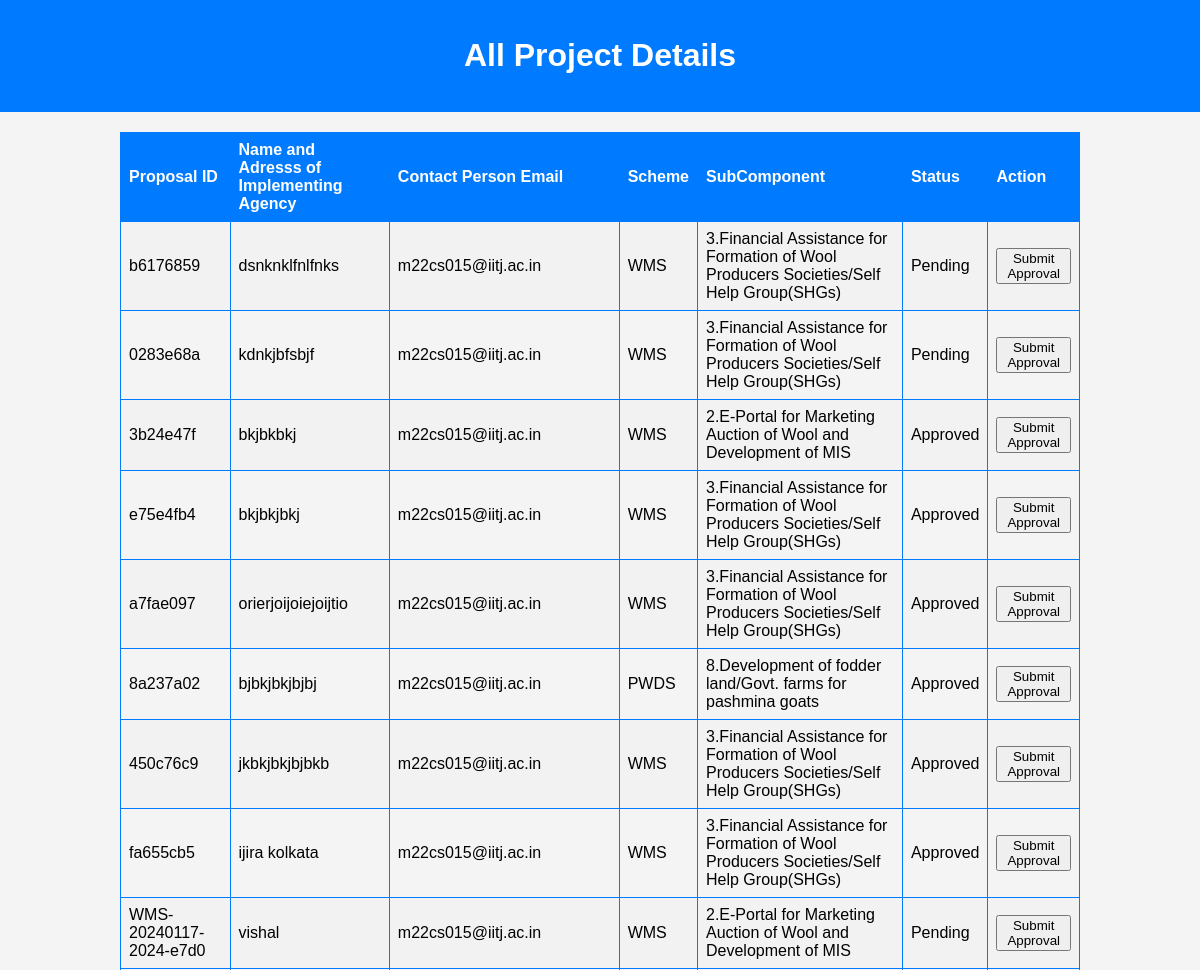
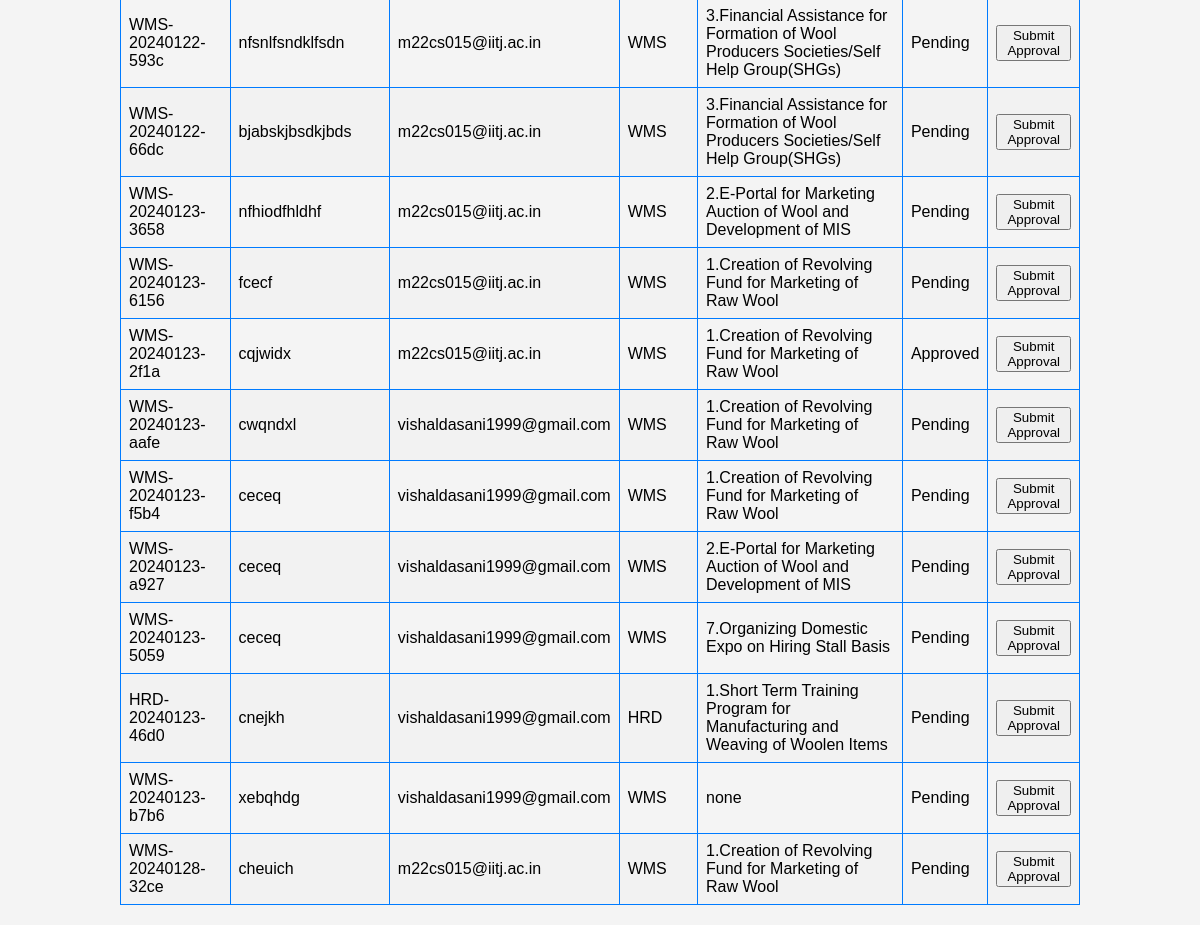
Screenshot of /staff_dashboard/all-proposals/ (signed in) with the database file from the repository (2 pictures, top to bottom).
### authapp/models.py (models this page shows, shortened)
class Proposal(models.Model):
    STATUS_CHOICES = [
        ('Pending', 'Pending'),
        ('Approved', 'Approved'),
        ('Completed', 'Completed'),
        ('Rejected', 'Rejected'),
        ('Resubmit','Resubmit')
    ]
    user = models.ForeignKey(settings.AUTH_USER_MODEL, on_delete=models.CASCADE)
    name_and_address = models.TextField()
    project_scheme = models.CharField(max_length=20)
    scheme_component = models.CharField(max_length=100)
    nature_of_applicant = models.CharField(max_length=50)
    other_nature = models.CharField(max_length=50, blank=True, null=True)
    brief_of_agency = models.TextField()
    objectives_of_project = models.TextField()
    brief_of_project = models.TextField()
    justification_of_project = models.TextField()
    methodology_of_project = models.TextField()
    expected_outcome = models.FileField(upload_to='excel_files/', blank=True, null=True)
    scenario_change = models.TextField()
    beneficiaries = models.FileField(upload_to='excel_files/', blank=True, null=True)
    mode_of_selection = models.TextField()
    component_wise_cost = models.FileField(upload_to='excel_files/', blank=True, null=True)
    component_wise_duration = models.FileField(upload_to='excel_files/', blank=True, null=True)
    location_of_project = models.CharField(max_length=100)
    associated_agency = models.TextField()
    bank_details = models.TextField()
    nodal_officer_details = models.TextField()
    other_info = models.TextField()
    status = models.CharField(max_length=20, choices=STATUS_CHOICES, default='Pending')
    total_fund_allocated = models.DecimalField(max_digits=20, decimal_places=2,blank=True,null=True)
    project_sanction_letter = models.FileField(upload_to='sanction_letters/',null=True)
    Approved_by=models.CharField(max_length=50,null=True,blank=True)
    project_report = models.FileField(upload_to='pdf_files/', blank=True, null=True)
    covering_letter = models.FileField(upload_to='pdf_files/', blank=True, null=True)
    unique_id = models.CharField(max_length=8, unique=True)
    created_at = models.DateTimeField(auto_now_add=True)
    total_duration = models.IntegerField(blank=True, null=True)
    goals = models.JSONField(default=dict)

class CustomUser(AbstractBaseUser, PermissionsMixin):
    AGENCY_NATURE_CHOICES = [
        ("Central Federations", "Central Federations"),
        ("State Federations", "State Federations"),
        ("Central Sheep & Wool Boards", "Central Sheep & Wool Boards"),
        ("State Sheep & Wool Boards", "State Sheep & Wool Boards"),
        ("UT Govt. Sheep & Wool Boards", "UT Govt. Sheep & Wool Boards"),
        ("UT Govt. Sheep & Wool Federations", "UT Govt. Sheep & Wool Federations"),
        ("State Govt. Corporations Federations", "State Govt. Corporations Federations"),
        ("Central Departments", "Central Departments"),
        ("State Departments", "State Departments"),
        ("UT Statutory Departments", "UT Statutory Departments"),
        ("Autonomous and Advisory Bodies Departments", "Autonomous and Advisory Bodies Departments"),
        ("State Cooperative Departments", "State Cooperative Departments"),
        ("UT Cooperative Departments", "UT Cooperative Departments"),
        ("Central Govt Cooperative Departments", "Central Govt Cooperative Departments"),
        ("Central Govt Animal Husbandry Department", "Central Govt Animal Husbandry Department"),
        ("State Govt. Animal Husbandry Department", "State Govt. Animal Husbandry Department"),
        ("UT Animal Husbandry Department", "UT Animal Husbandry Department"),
        ("State Industries Department", "State Industries Department"),
        ("Central Industries Department", "Central Industries Department"),
        ("UT Industries Department", "UT Industries Department"),
        ("Central Organizations", "Central Organizations"),
        ("State Organizations", "State Organizations"),
        ("UT Government Organizations", "UT Government Organizations"),
        ("Universities of State", "Universities of State"),
        ("Universities of Central Govt", "Universities of Central Govt"),
        ("Universities of UT", "Universities of UT"),
        ("Govt. marketing event organizers", "Govt. marketing event organizers"),
        ("Central Research & Development Institutions", "Central Research & Development Institutions"),
        ("State Research & Development Institutions", "State Research & Development Institutions"),
        ("UT Govts. Autonomous Research & Development Institutions", "UT Govts. Autonomous Research & Development Institutions"),
        ("Statutory Bodies Research & Development Institutions", "Statutory Bodies Research & Development Institutions"),
        ("Textiles Research Associations (TRAs)", "Textiles Research Associations (TRAs)"),
    ]
    is_staff = models.BooleanField(default=False)
    is_active = models.BooleanField(default=True)
    date_joined = models.DateTimeField(default=timezone.now)
    agency_name = models.CharField(max_length=100,blank=False,null=False,default="")
    agency_nature = models.CharField(
        max_length=100, choices=AGENCY_NATURE_CHOICES, default='Central Federations')
    registration_number = models.CharField(max_length=100, blank=True, null=True)
    address = models.TextField(default="",blank=False,null=False)
    pincode = models.CharField(max_length=10,blank=False,null=False,default="")
    contact_person_name = models.CharField(max_length=100,blank=False,null=False,default="")
    contact_person_designation = models.CharField(max_length=100,blank=False,null=False,default="")
    email = models.EmailField(_("email address"), unique=True,default="")
    contact_person_mobile = models.CharField(max_length=12,blank=False,null=False,default="")
    USERNAME_FIELD = "email"
    REQUIRED_FIELDS = []
    objects = CustomUserManager()
    def __str__(self):
        return self.email

### authapp/views.py (the view)
# urls.py: path('staff_dashboard/all-proposals/', views.all_proposal_details, name='all_proposal_details'),
@user_passes_test(lambda u: u.is_staff or u.is_superuser)
def all_proposal_details(request):
    proposals = Proposal.objects.all()
    return render(request, 'staff_template/admin_proposal_list.html', {'proposals': proposals})

### templates/staff_template/admin_proposal_list.html (shortened to what this page needs)
<!DOCTYPE html>
<html>
<head>
</head>
<body>
    <header>
        <h1>All Project Details</h1>
    </header>
    <table>
        <tr>
            <th>Proposal ID</th>
            <th>Name and Adresss of Implementing Agency</th>
            <th>Contact Person Email</th>
            <th>Scheme</th>
            <th>SubComponent</th>
            <th>Status</th>
            <th>Action</th>
        </tr>
        {% for proposal in proposals %}
            <tr>
                <td>{{ proposal.unique_id }}</td>
                <td>{{proposal.name_and_address}}</td>
                <td>{{proposal.user}}</td>
                <td>{{ proposal.project_scheme }}</td>
                <td>{{proposal.scheme_component}}</td>
                <td>{{ proposal.status }}</td>
                <td>
                    <form method="post" action="{% url 'authapp:submit_approval' proposal.unique_id %}">
                        <button type="submit" class="btn btn-primary">Submit Approval</button>
                    </form>
                </td>
            </tr>
        {% endfor %}
    </table>
</body>
</html>

### templates/staff_template/admin_proposal_list.html (style rules this page uses)
body { font-family: Arial, sans-serif; margin: 0; padding: 0; background-color: #f4f4f4; }
header { background-color: #007BFF; color: #ffffff; text-align: center; padding: 1em 0; }
table { width: 80%; margin: 20px auto; border-collapse: collapse; }
th, td { border: 1px solid #007BFF; padding: 8px; text-align: left; }
th { background-color: #007BFF; color: white; }
tr:nth-child(even) { background-color: #f2f2f2; }

### rows the page displays
Proposal: unique_id "b6176859", name_and_address "dsnknklfnlfnks", user "m22cs015@iitj.ac.in", project_scheme "WMS", scheme_component "3.Financial Assistance for Formation of Wool Producers Societies/Self Help Group(SHGs)", status "Pending"
Proposal: unique_id "0283e68a", name_and_address "kdnkjbfsbjf", user "m22cs015@iitj.ac.in", project_scheme "WMS", scheme_component "3.Financial Assistance for Formation of Wool Producers Societies/Self Help Group(SHGs)", status "Pending"
Proposal: unique_id "3b24e47f", name_and_address "bkjbkbkj", user "m22cs015@iitj.ac.in", project_scheme "WMS", scheme_component "2.E-Portal for Marketing Auction of Wool and Development of MIS", status "Approved"
Proposal: unique_id "e75e4fb4", name_and_address "bkjbkjbkj", user "m22cs015@iitj.ac.in", project_scheme "WMS", scheme_component "3.Financial Assistance for Formation of Wool Producers Societies/Self Help Group(SHGs)", status "Approved"
Proposal: unique_id "a7fae097", name_and_address "orierjoijoiejoijtio", user "m22cs015@iitj.ac.in", project_scheme "WMS", scheme_component "3.Financial Assistance for Formation of Wool Producers Societies/Self Help Group(SHGs)", status "Approved"
Proposal: unique_id "8a237a02", name_and_address "bjbkjbkjbjbj", user "m22cs015@iitj.ac.in", project_scheme "PWDS", scheme_component "8.Development of fodder land/Govt. farms for pashmina goats", status "Approved"
Proposal: unique_id "450c76c9", name_and_address "jkbkjbkjbjbkb", user "m22cs015@iitj.ac.in", project_scheme "WMS", scheme_component "3.Financial Assistance for Formation of Wool Producers Societies/Self Help Group(SHGs)", status "Approved"
Proposal: unique_id "fa655cb5", name_and_address "ijira kolkata", user "m22cs015@iitj.ac.in", project_scheme "WMS", scheme_component "3.Financial Assistance for Formation of Wool Producers Societies/Self Help Group(SHGs)", status "Approved"
Proposal: unique_id "WMS-20240117-2024-e7d0", name_and_address "vishal", user "m22cs015@iitj.ac.in", project_scheme "WMS", scheme_component "2.E-Portal for Marketing Auction of Wool and Development of MIS", status "Pending"
Proposal: unique_id "WMS-20240122-593c", name_and_address "nfsnlfsndklfsdn", user "m22cs015@iitj.ac.in", project_scheme "WMS", scheme_component "3.Financial Assistance for Formation of Wool Producers Societies/Self Help Group(SHGs)", status "Pending"
Proposal: unique_id "WMS-20240122-66dc", name_and_address "bjabskjbsdkjbds", user "m22cs015@iitj.ac.in", project_scheme "WMS", scheme_component "3.Financial Assistance for Formation of Wool Producers Societies/Self Help Group(SHGs)", status "Pending"
Proposal: unique_id "WMS-20240123-3658", name_and_address "nfhiodfhldhf", user "m22cs015@iitj.ac.in", project_scheme "WMS", scheme_component "2.E-Portal for Marketing Auction of Wool and Development of MIS", status "Pending"
Proposal: unique_id "WMS-20240123-6156", name_and_address "fcecf", user "m22cs015@iitj.ac.in", project_scheme "WMS", scheme_component "1.Creation of Revolving Fund for Marketing of Raw Wool", status "Pending"
Proposal: unique_id "WMS-20240123-2f1a", name_and_address "cqjwidx", user "m22cs015@iitj.ac.in", project_scheme "WMS", scheme_component "1.Creation of Revolving Fund for Marketing of Raw Wool", status "Approved"
Proposal: unique_id "WMS-20240123-aafe", name_and_address "cwqndxl", user "vishaldasani1999@gmail.com", project_scheme "WMS", scheme_component "1.Creation of Revolving Fund for Marketing of Raw Wool", status "Pending"
Proposal: unique_id "WMS-20240123-f5b4", name_and_address "ceceq", user "vishaldasani1999@gmail.com", project_scheme "WMS", scheme_component "1.Creation of Revolving Fund for Marketing of Raw Wool", status "Pending"
Proposal: unique_id "WMS-20240123-a927", name_and_address "ceceq", user "vishaldasani1999@gmail.com", project_scheme "WMS", scheme_component "2.E-Portal for Marketing Auction of Wool and Development of MIS", status "Pending"
Proposal: unique_id "WMS-20240123-5059", name_and_address "ceceq", user "vishaldasani1999@gmail.com", project_scheme "WMS", scheme_component "7.Organizing Domestic Expo on Hiring Stall Basis", status "Pending"
Proposal: unique_id "HRD-20240123-46d0", name_and_address "cnejkh", user "vishaldasani1999@gmail.com", project_scheme "HRD", scheme_component "1.Short Term Training Program for Manufacturing and Weaving of Woolen Items", status "Pending"
Proposal: unique_id "WMS-20240123-b7b6", name_and_address "xebqhdg", user "vishaldasani1999@gmail.com", project_scheme "WMS", scheme_component "none", status "Pending"
Proposal: unique_id "WMS-20240128-32ce", name_and_address "cheuich", user "m22cs015@iitj.ac.in", project_scheme "WMS", scheme_component "1.Creation of Revolving Fund for Marketing of Raw Wool", status "Pending"
